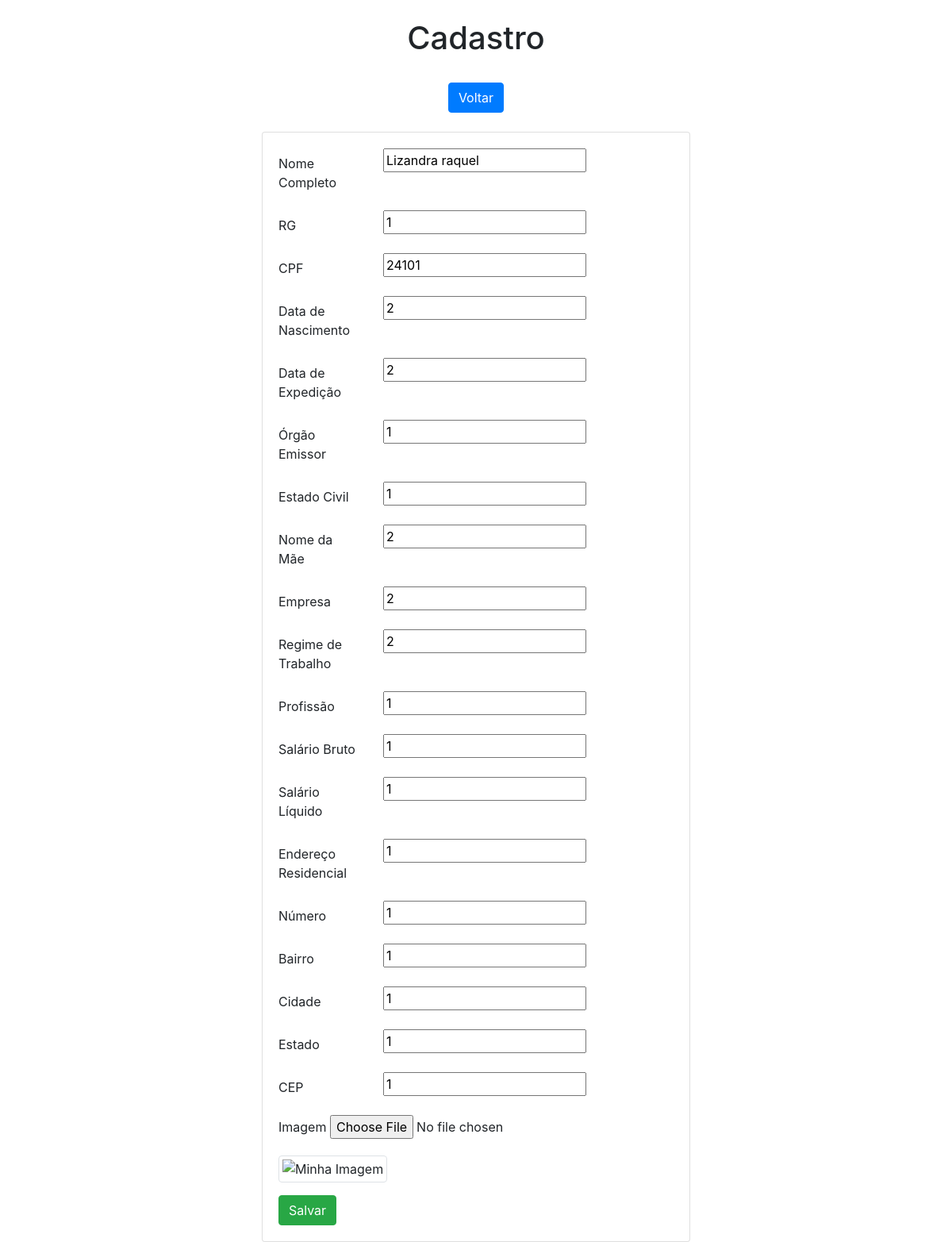
The page /edit/3/ on the database its author committed.
### app/models.py (models this page shows)
class nomes(models.Model):
    Nome_completo = models.CharField(max_length=50)
    RG = models.CharField(max_length=20)
    CPF = models.CharField(max_length=20)
    Data_nascimento = models.CharField(max_length=15)
    Data_de_expedição = models.CharField(max_length=15)
    Orgão_emiçor = models.CharField(max_length=10)
    Estado_civil = models.CharField(max_length=10)
    Nome_da_Mãe = models.CharField(max_length=50)
    Empresa = models.CharField(max_length=20)
    Regime_de_trabalho = models.CharField(max_length=20)
    Profição = models.CharField(max_length=20)
    Salario_bruto = models.CharField(max_length=20)
    Salario_liquido = models.IntegerField()
    Endereço_residencial = models.CharField(max_length=50)
    Numero = models.CharField(max_length=10)
    Bairro = models.CharField(max_length=20)
    Cidade = models.CharField(max_length=20)
    Estado = models.CharField(max_length=20)
    CEP = models.CharField(max_length=15)
    imagem = models.FileField(upload_to=upload_imagem_nomes, null=True, blank=True)

### app/views.py (the view)
# urls.py: path('edit/<int:pk>/', edit, name='edit'),
def edit(request, pk):
    data = {}
    data['db'] = nomes.objects.get(pk=pk)
    if request.method == 'POST':
        form = NomesForm(request.POST, request.FILES, instance=data['db'])
        if form.is_valid():
            form.save()
            return redirect('home')
    else:
        form = NomesForm(instance=data['db'])
    return render(request, 'form.html', {'form': form})

### app/forms.py
class NomesForm(forms.ModelForm):
    class Meta:
        model = nomes
        fields = [
            'Nome_completo', 'RG', 'CPF', 'Data_nascimento', 'Data_de_expedição',
            'Orgão_emiçor', 'Estado_civil', 'Nome_da_Mãe', 'Empresa',
            'Regime_de_trabalho', 'Profição', 'Salario_bruto', 'Salario_liquido',
            'Endereço_residencial', 'Numero', 'Bairro', 'Cidade', 'Estado', 'CEP',
            'imagem'
        ]

### app/templates/form.html (shortened to what this page needs)
<!DOCTYPE html>
<html lang="pt-br">
<head>
    <link rel="stylesheet" href="https://stackpath.bootstrapcdn.com/bootstrap/4.4.1/css/bootstrap.min.css">
</head>
<body>
<div class="container mt-4">
    <div class="row">
        <div class="col-12 text-center">
            <h1>Cadastro</h1>
        </div>
    </div>
    <div class="row mt-4">
        <div class="col-12 text-center">
            <a href="/" class="btn btn-primary">Voltar</a>
        </div>
    </div>
    <div class="row mt-4">
        <div class="col-md-6 offset-md-3">
            <div class="card">
                <div class="card-body">
                    <form name="form" id="form" action="{% if db %}/update/{{db.id}}/{% else %}/create/{% endif %}" method="post" enctype="multipart/form-data">
                          <div class="form-group row">
    <label for="{{ form.Nome_completo.id_for_label }}" class="col-sm-3 col-form-label">Nome Completo</label>
    <div class="col-sm-9">
        {{ form.Nome_completo }}
    </div>
</div>
<div class="form-group row">
    <label for="{{ form.RG.id_for_label }}" class="col-sm-3 col-form-label">RG</label>
    <div class="col-sm-9">
        {{ form.RG }}
    </div>
</div>
<div class="form-group row">
    <label for="{{ form.CPF.id_for_label }}" class="col-sm-3 col-form-label">CPF</label>
    <div class="col-sm-9">
        {{ form.CPF }}
    </div>
</div>
<div class="form-group row">
    <label for="{{ form.Data_nascimento.id_for_label }}" class="col-sm-3 col-form-label">Data de Nascimento</label>
    <div class="col-sm-9">
        {{ form.Data_nascimento }}
    </div>
</div>
<div class="form-group row">
    <label for="{{ form.Data_de_expedição.id_for_label }}" class="col-sm-3 col-form-label">Data de Expedição</label>
    <div class="col-sm-9">
        {{ form.Data_de_expedição }}
    </div>
</div>
<div class="form-group row">
    <label for="{{ form.Orgão_emiçor.id_for_label }}" class="col-sm-3 col-form-label">Órgão Emissor</label>
    <div class="col-sm-9">
        {{ form.Orgão_emiçor }}
    </div>
</div>
<div class="form-group row">
    <label for="{{ form.Estado_civil.id_for_label }}" class="col-sm-3 col-form-label">Estado Civil</label>
    <div class="col-sm-9">
        {{ form.Estado_civil }}
    </div>
</div>
<div class="form-group row">
    <label for="{{ form.Nome_da_Mãe.id_for_label }}" class="col-sm-3 col-form-label">Nome da Mãe</label>
    <div class="col-sm-9">
        {{ form.Nome_da_Mãe }}
    </div>
</div>
<div class="form-group row">
    <label for="{{ form.Empresa.id_for_label }}" class="col-sm-3 col-form-label">Empresa</label>
    <div class="col-sm-9">
        {{ form.Empresa }}
    </div>
</div>
<div class="form-group row">
    <label for="{{ form.Regime_de_trabalho.id_for_label }}" class="col-sm-3 col-form-label">Regime de Trabalho</label>
    <div class="col-sm-9">
        {{ form.Regime_de_trabalho }}
    </div>
</div>
<div class="form-group row">
    <label for="{{ form.Profição.id_for_label }}" class="col-sm-3 col-form-label">Profissão</label>
    <div class="col-sm-9">
        {{ form.Profição }}
    </div>
</div>
<div class="form-group row">
    <label for="{{ form.Salario_bruto.id_for_label }}" class="col-sm-3 col-form-label">Salário Bruto</label>
    <div class="col-sm-9">
        {{ form.Salario_bruto }}
    </div>
</div>
<div class="form-group row">
    <label for="{{ form.Salario_liquido.id_for_label }}" class="col-sm-3 col-form-label">Salário Líquido</label>
    <div class="col-sm-9">
        {{ form.Salario_liquido }}
    </div>
</div>
<div class="form-group row">
    <label for="{{ form.Endereço_residencial.id_for_label }}" class="col-sm-3 col-form-label">Endereço Residencial</label>
    <div class="col-sm-9">
        {{ form.Endereço_residencial }}
    </div>
</div>
<div class="form-group row">
    <label for="{{ form.Numero.id_for_label }}" class="col-sm-3 col-form-label">Número</label>
    <div class="col-sm-9">
        {{ form.Numero }}
    </div>
</div>
<div class="form-group row">
    <label for="{{ form.Bairro.id_for_label }}" class="col-sm-3 col-form-label">Bairro</label>
    <div class="col-sm-9">
        {{ form.Bairro }}
    </div>
</div>
<div class="form-group row">
    <label for="{{ form.Cidade.id_for_label }}" class="col-sm-3 col-form-label">Cidade</label>
    <div class="col-sm-9">
        {{ form.Cidade }}
    </div>
</div>
<div class="form-group row">
    <label for="{{ form.Estado.id_for_label }}" class="col-sm-3 col-form-label">Estado</label>
    <div class="col-sm-9">
        {{ form.Estado }}
    </div>
</div>
<div class="form-group row">
    <label for="{{ form.CEP.id_for_label }}" class="col-sm-3 col-form-label">CEP</label>
    <div class="col-sm-9">
        {{ form.CEP }}
    </div>
</div>
     <div class="form-group">
                            <label for="{{ form.imagem.id_for_label }}">Imagem</label>
                            <input type="file" name="imagem">
                        </div>
                         <div class="form-group">
                            <img src="{{ MEDIA_URL }}{{ db.imagem.url }}" alt="Minha Imagem" class="img-thumbnail">
                        </div>
                        <button type="submit" class="btn btn-success">Salvar</button>
                    </form>
                </div>
            </div>
        </div>
    </div>
</div>
</body>
</html>

### rows shown on the page
nomes: Nome_completo "Lizandra raquel", RG "1", CPF "24101", Data_nascimento "2", Data_de_expedição "2", Orgão_emiçor "1", Estado_civil "1", Nome_da_Mãe "2", Empresa "2", Regime_de_trabalho "2", Profição "1", Salario_bruto "1", Salario_liquido "1", Endereço_residencial "1", Numero "1", Bairro "1", Cidade "1", Estado "1", CEP "1"
